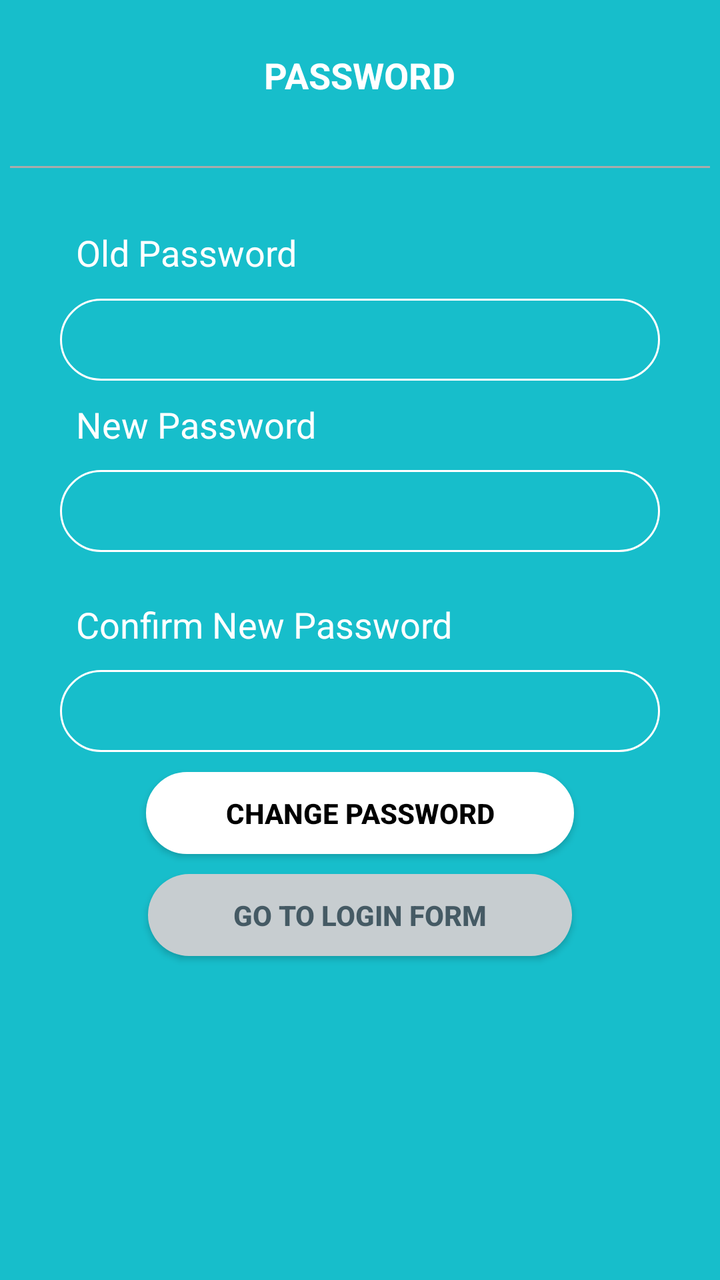
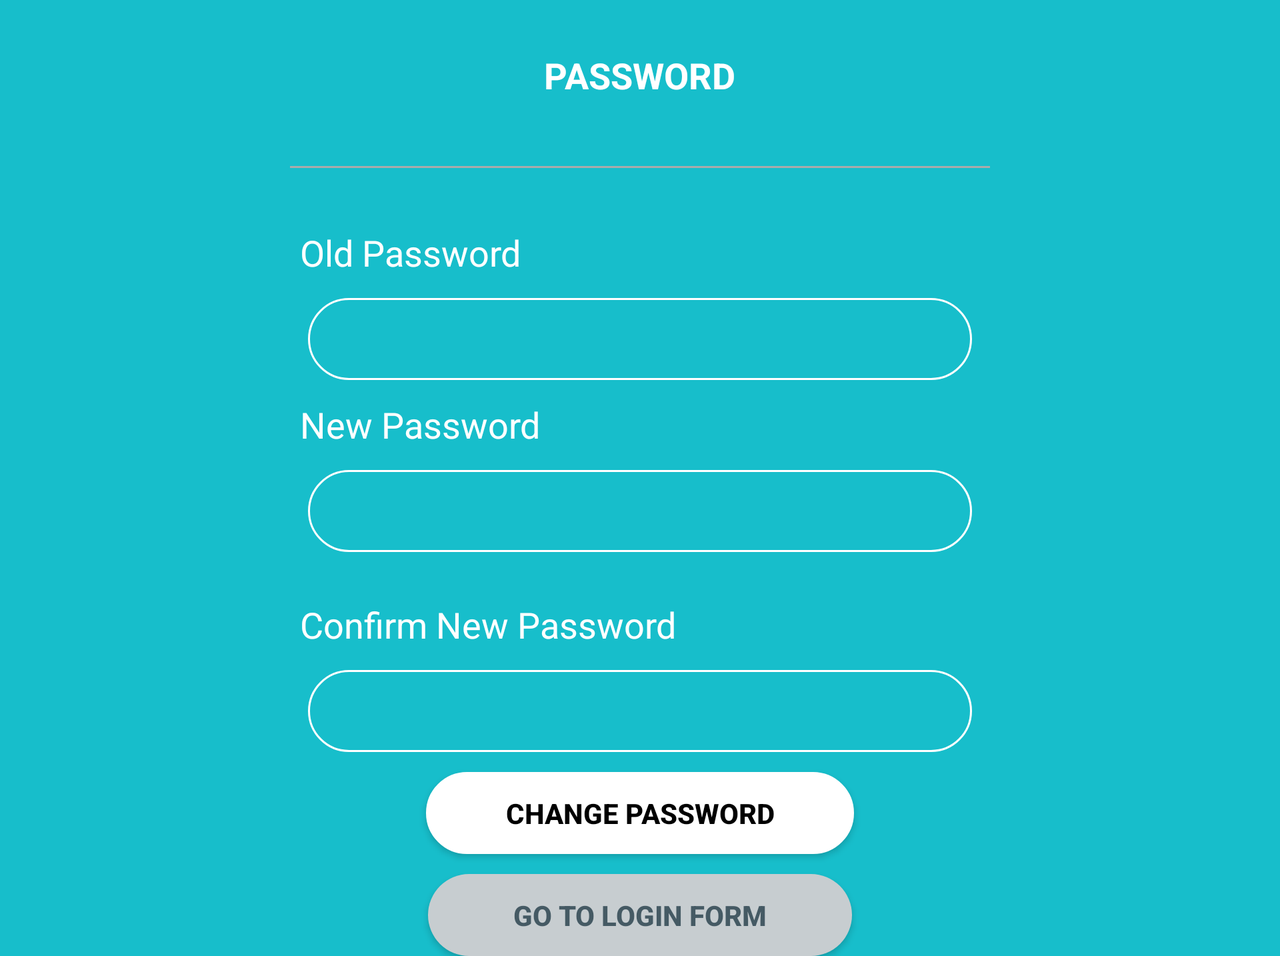

First picture: res/layout/ on a phone held upright. Second picture: the repository's own variant of that layout, on a device whose configuration matches the variant's folder. Source for both follows.
<!-- AndroidManifest.xml: application theme AppTheme -->
<!-- res/layout/change_password.xml -->
<?xml version="1.0" encoding="utf-8"?>
<RelativeLayout xmlns:android="http://schemas.android.com/apk/res/android"
    xmlns:app="http://schemas.android.com/apk/res-auto"
    android:layout_width="match_parent"
    android:layout_height="match_parent"
    android:layout_centerHorizontal="true"
    android:background="#17BECB ">


    <TextView
        android:id="@+id/textView"
        android:layout_width="163dp"
        android:layout_height="35dp"
        android:layout_alignParentTop="true"
        android:layout_centerHorizontal="true"
        android:layout_marginTop="20dp"
        android:gravity="center"
        android:text="PASSWORD"
        android:textColor="@android:color/background_light"
        android:textSize="18sp"
        android:textStyle="bold" />

    <View
        android:id="@+id/view"
        android:layout_width="350dp"
        android:layout_height="1dp"
        android:layout_alignParentTop="true"
        android:layout_centerHorizontal="true"
        android:layout_marginTop="83dp"
        android:background="@android:color/darker_gray" />

    <TextView
        android:id="@+id/op1"
        android:layout_width="wrap_content"
        android:layout_height="35dp"
        android:layout_below="@+id/view"
        android:layout_marginBottom="-138dp"
        android:layout_marginStart="38dp"
        android:layout_marginTop="30dp"
        android:text="Old Password"
        android:textColor="@android:color/background_light"
        android:textSize="18sp" />

    <EditText
        android:id="@+id/op2"
        android:layout_width="300dp"
        android:layout_height="41dp"
        android:layout_below="@+id/op1"
        android:layout_marginStart="30dp"
        android:layout_marginTop="138dp"
        android:background="@drawable/blue_ellipse"
        android:ems="10"
        android:inputType="textPersonName"
        android:paddingStart="10dp" />

    <TextView
        android:id="@+id/np1"
        android:layout_width="wrap_content"
        android:layout_height="35dp"
        android:layout_alignParentTop="true"
        android:layout_alignStart="@+id/op1"
        android:layout_marginTop="200dp"
        android:text="New Password"
        android:textColor="@android:color/background_light"
        android:textSize="18sp" />

    <EditText
        android:id="@+id/np2"
        android:layout_width="300dp"
        android:layout_height="41dp"
        android:layout_alignStart="@+id/op2"
        android:layout_below="@+id/np1"
        android:background="@drawable/blue_ellipse"
        android:ems="10"
        android:inputType="textPersonName"
        android:paddingStart="10dp" />

    <TextView
        android:id="@+id/confirm_password1"
        android:layout_width="wrap_content"
        android:layout_height="35dp"
        android:layout_alignStart="@+id/np1"
        android:layout_marginTop="300dp"
        android:text="Confirm New Password"
        android:textColor="@android:color/background_light"
        android:textSize="18sp" />

    <EditText
        android:id="@+id/confirm_password2"
        android:layout_width="300dp"
        android:layout_height="41dp"
        android:layout_alignStart="@+id/np2"
        android:layout_below="@+id/confirm_password1"
        android:background="@drawable/blue_ellipse"
        android:ems="10"
        android:inputType="textPersonName"
        android:paddingStart="10dp" />

    <Button
        android:id="@+id/button7"
        android:layout_width="214dp"
        android:layout_height="41dp"
        android:layout_below="@id/confirm_password2"
        android:layout_centerHorizontal="true"
        android:layout_marginTop="10dp"
        android:background="@drawable/white_ellipse"
        android:text="CHANGE PASSWORD"
        android:textColor="@android:color/background_dark"
        android:textStyle="bold" />

    <Button
        android:id="@+id/button8"
        android:layout_width="212dp"
        android:layout_height="41dp"
        android:layout_below="@+id/button7"
        android:layout_centerHorizontal="true"
        android:layout_marginTop="10dp"
        android:background="@drawable/login_ellipse"
        android:text="GO TO LOGIN FORM"
        android:textColor="#455A64"
        android:textStyle="bold" />

</RelativeLayout>
<!-- resources referenced by this layout -->
<resources>
  <!-- drawable blue_ellipse (drawable) -->
  <?xml version="1.0" encoding="utf-8"?>
  <shape xmlns:android="http://schemas.android.com/apk/res/android"
      android:shape="rectangle">
      <solid android:color="#17BECB"/>
      <corners android:radius="1000dp"/>
      <stroke android:color="#fff"
          android:width="1dp"/> 
  </shape>
  <!-- drawable login_ellipse (drawable) -->
  <?xml version="1.0" encoding="utf-8"?>
  <shape xmlns:android="http://schemas.android.com/apk/res/android"
      android:shape="rectangle">
      <corners android:radius="1000dp"/> 
      <solid android:color="#C7CDD0"/> 
  
  </shape>
  <!-- drawable white_ellipse (drawable) -->
  <?xml version="1.0" encoding="utf-8"?>
  <shape xmlns:android="http://schemas.android.com/apk/res/android"
      android:shape="rectangle">
      <solid android:color="#fff"/>
      <corners android:radius="1000dp"/>
      <stroke android:color="#fff"
          android:width="2dp"/> 
  </shape>
  <style name="AppTheme" parent="Theme.AppCompat.Light.DarkActionBar">
          
          <item name="colorPrimary">@color/navigation_bg</item>
          <item name="colorPrimaryDark">@color/colorPrimaryDark</item>
          <item name="colorAccent">@color/colorAccent</item>
      </style>
  <color name="navigation_bg">#334954</color>
  <color name="colorPrimaryDark">#303F9F</color>
  <color name="colorAccent">#FF4081</color>
</resources>
<!-- res/layout-land/change_password.xml (the repository's variant of the layout above) -->
<!-- drawn on the phone turned sideways -->
<?xml version="1.0" encoding="utf-8"?>
<ScrollView android:layout_height="match_parent"
    android:layout_width="match_parent"
    xmlns:android="http://schemas.android.com/apk/res/android">
    xmlns:android="http://schemas.android.com/apk/res/android" />

    <RelativeLayout xmlns:android="http://schemas.android.com/apk/res/android"
        xmlns:app="http://schemas.android.com/apk/res-auto"
        android:layout_width="match_parent"
        android:layout_height="match_parent"
        android:layout_centerHorizontal="true"
        android:background="#17BECB ">


        <TextView
            android:id="@+id/textView"
            android:layout_width="163dp"
            android:layout_height="35dp"
            android:layout_alignParentTop="true"
            android:layout_centerHorizontal="true"
            android:layout_marginTop="20dp"
            android:gravity="center"
            android:text="PASSWORD"
            android:textColor="@android:color/background_light"
            android:textSize="18sp"
            android:textStyle="bold" />

        <View
            android:id="@+id/view"
            android:layout_width="350dp"
            android:layout_height="1dp"
            android:layout_alignParentTop="true"
            android:layout_centerHorizontal="true"
            android:layout_marginTop="83dp"
            android:background="@android:color/darker_gray" />

        <TextView
            android:id="@+id/op1"
            android:layout_width="wrap_content"
            android:layout_height="35dp"
            android:layout_below="@+id/view"
            android:layout_centerHorizontal="false"
            android:layout_centerInParent="false"
            android:layout_centerVertical="false"
            android:layout_marginStart="150dp"
            android:layout_marginTop="30dp"
            android:text="Old Password"
            android:textColor="@android:color/background_light"
            android:textSize="18sp" />

        <EditText
            android:id="@+id/op2"
            android:layout_width="332dp"
            android:layout_height="41dp"
            android:layout_below="@+id/op1"
            android:layout_centerHorizontal="true"
            android:layout_centerInParent="false"
            android:layout_centerVertical="false"
            android:layout_marginStart="30dp"
            android:background="@drawable/blue_ellipse"
            android:ems="10"
            android:inputType="textPersonName" />

        <TextView
            android:id="@+id/np1"
            android:layout_width="wrap_content"
            android:layout_height="35dp"
            android:layout_alignParentTop="true"
            android:layout_centerHorizontal="false"
            android:layout_centerInParent="false"
            android:layout_centerVertical="false"
            android:layout_marginStart="150dp"
            android:layout_marginTop="200dp"
            android:text="New Password"
            android:textColor="@android:color/background_light"
            android:textSize="18sp" />

        <EditText
            android:id="@+id/np2"
            android:layout_width="332dp"
            android:layout_height="41dp"
            android:layout_alignStart="@+id/op2"
            android:layout_below="@+id/np1"
            android:layout_centerHorizontal="true"
            android:layout_centerInParent="false"
            android:layout_centerVertical="false"
            android:background="@drawable/blue_ellipse"
            android:ems="10"
            android:inputType="textPersonName" />

        <TextView
            android:id="@+id/confirm_password1"
            android:layout_width="wrap_content"
            android:layout_height="35dp"
            android:layout_centerHorizontal="false"
            android:layout_centerInParent="false"
            android:layout_centerVertical="false"
            android:layout_marginStart="150dp"
            android:layout_marginTop="300dp"
            android:text="Confirm New Password"
            android:textColor="@android:color/background_light"
            android:textSize="18sp" />

        <EditText
            android:id="@+id/confirm_password2"
            android:layout_width="332dp"
            android:layout_height="41dp"
            android:layout_alignStart="@+id/np2"
            android:layout_below="@+id/confirm_password1"
            android:layout_centerHorizontal="true"
            android:layout_centerInParent="false"
            android:layout_centerVertical="false"
            android:background="@drawable/blue_ellipse"
            android:ems="10"
            android:inputType="textPersonName" />

        <Button
            android:id="@+id/button7"
            android:layout_width="214dp"
            android:layout_height="41dp"
            android:layout_below="@id/confirm_password2"
            android:layout_centerHorizontal="true"
            android:layout_marginTop="10dp"
            android:background="@drawable/white_ellipse"
            android:text="CHANGE PASSWORD"
            android:textColor="@android:color/background_dark"
            android:textStyle="bold" />

        <Button
            android:id="@+id/button8"
            android:layout_width="212dp"
            android:layout_height="41dp"
            android:layout_below="@+id/button7"
            android:layout_centerHorizontal="true"
            android:layout_marginTop="10dp"
            android:background="@drawable/login_ellipse"
            android:text="GO TO LOGIN FORM"
            android:textColor="#455A64"
            android:textStyle="bold" />

    </RelativeLayout>
</ScrollView>
